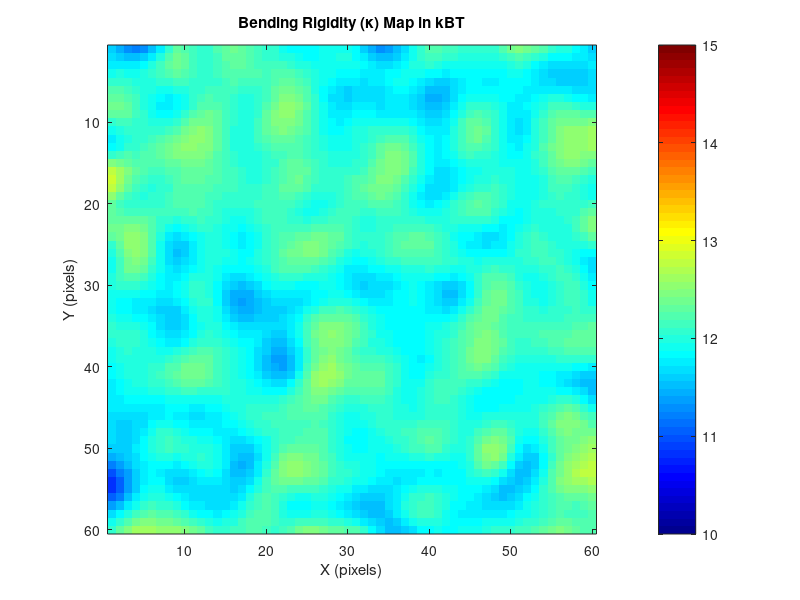
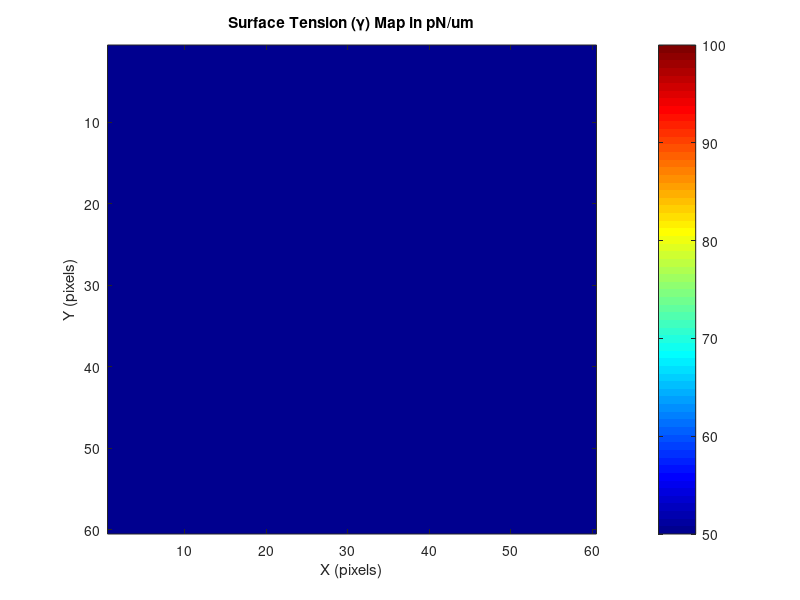

Recreate these plots in MATLAB, in order. (Note: this script raises an error after producing the figures.)
% Membrane Dynamics Simulation with Physical Mode Evolution and Advanced Visualization
clear;close all; clc;

%% ================= PHYSICAL PARAMETERS =================

simulation_grid_size = 60;       % Reduced for faster testing
simulated_area =5e-12;        % 5μm x 5μm membrane (15 μm²)
membrane_area = 5e-12;            % Membrane area should match simulated area
viscosity = 10;                 % Water viscosity (Pa·s)
temperature = 310;                % Temperature (K)
boltzmann_const = 1.38e-23;       % Boltzmann constant (J/K)
bending_rigidity = 12 * boltzmann_const * temperature; % ~20 kT
time_step = 10e-6;                 % MUCH smaller time step (20 ms)
total_simulation_time = 5;     % 50 ms total timefTpo
surface_tension = 40e-6;           % MUCH lower tension (40 pN/um)
old_dir = pwd;
dir = 'D:\Kaustav\CODES SET\Membrane_Sheet_Simulation\protein_absent\heterogenous\03(low_tension)';
output_dir_curvature_map = 'D:\Kaustav\CODES SET\Membrane_Sheet_Simulation\protein_absent\heterogenous\03(low_tension)\results_curvature_map';
pinning_strength = 80e-6;          % Moderate pinning (N/m²)
low_kappa = 10;
high_kappa = 15;
low_tension = 50e-6;
high_tension  = 100e-6;
K_A=0;

%% ================= SPATIAL SETUP =================
system_length = sqrt(simulated_area);  % Length of membrane side (m)
grid_spacing = system_length / simulation_grid_size; % Correct grid spacing

x_coords = (0:simulation_grid_size-1) * grid_spacing;
y_coords = (0:simulation_grid_size-1) * grid_spacing;
[grid_X, grid_Y] = meshgrid(x_coords, y_coords);

% Convert to nanometers for visualization
nm_scale = 1e9;
X_nm = grid_X * nm_scale;
Y_nm = grid_Y * nm_scale;
L_nm = system_length* nm_scale;


fprintf('Grid spacing: %.1f nm\n', grid_spacing*1e9);
fprintf('Grid points: %d x %d\n', simulation_grid_size, simulation_grid_size);

%% ================= GENERATE HETEROGENEITY WITH PERLIN NOISE =================
% Define the grid of regions
num_region_rows = 100;
num_region_cols = 100;

% Calculate region size in pixels
region_height = floor(simulation_grid_size / num_region_rows);
region_width  = floor(simulation_grid_size / num_region_cols);

% Base values
base_kappa = bending_rigidity;
base_gamma = surface_tension;

% Variation amplitude (±10% variation)
kappa_variation = 0.1 * base_kappa;
gamma_variation = 0.1 * base_gamma;


rng(42); % reproducibility

% white noise
noise_kappa = randn(simulation_grid_size, simulation_grid_size);
noise_gamma = randn(simulation_grid_size, simulation_grid_size);

% smooth to introduce correlation
corr_length = 2; % adjust to control patch size
noise_kappa_smooth = imgaussfilt(noise_kappa, corr_length);
noise_gamma_smooth = imgaussfilt(noise_gamma, corr_length);

% normalise to [-1,1]
noise_kappa_smooth = noise_kappa_smooth ./ max(abs(noise_kappa_smooth(:)));
noise_gamma_smooth = noise_gamma_smooth ./ max(abs(noise_gamma_smooth(:)));

% apply variation (now can go above or below base)
kappa_map = base_kappa + kappa_variation * noise_kappa_smooth;
gamma_map = base_gamma + gamma_variation * noise_gamma_smooth;

%% ================= VISUALIZATION =================
figure();
% Plot kappa map
imagesc(1:simulation_grid_size, 1:simulation_grid_size, kappa_map/(boltzmann_const*temperature));
colormap jet;
axis square; colorbar; 
caxis([low_kappa high_kappa]);
title('Bending Rigidity (κ) Map in kBT');
xlabel('X (pixels)'); ylabel('Y (pixels)');

% Add grid lines to show region boundaries
% hold on;
% for i = 1:num_region_rows
%     y_pos = i * region_height + 0.5;
%     plot([0.5, simulation_grid_size+0.5], [y_pos, y_pos], 'r-', 'LineWidth', 1.5);
% end
% for j = 1:num_region_cols
%     x_pos = j * region_width + 0.5;
%     plot([x_pos, x_pos], [0.5, simulation_grid_size+0.5], 'r-', 'LineWidth', 1.5);
% end
% hold off;

% Plot gamma map
figure();
imagesc(1:simulation_grid_size, 1:simulation_grid_size, gamma_map*1e6);
colormap jet;
caxis([low_tension*1e6 high_tension*1e6]);
axis square; colorbar;
title('Surface Tension (γ) Map in pN/um');
xlabel('X (pixels)'); ylabel('Y (pixels)');

% Add grid lines
% hold on;
% for i = 1:num_region_rows
%     y_pos = i * region_height + 0.5;
%     plot([0.5, simulation_grid_size+0.5], [y_pos, y_pos], 'r-', 'LineWidth', 1.5);
% end
% 
% for j = 1:num_region_cols
%     x_pos = j * region_width + 0.5;
%     plot([x_pos, x_pos], [0.5, simulation_grid_size+0.5], 'r-', 'LineWidth', 1.5);
% end
hold off;
% close;


% Soft harmonic confinement at edges

[X_grid, Y_grid] = meshgrid(1:simulation_grid_size, 1:simulation_grid_size);


%% ================= TIME EVOLUTION SETUP =================
num_time_steps = round(total_simulation_time / time_step);
time_points = (0:num_time_steps-1) * time_step;


% Define the amplitude of the sine wave (e.g., 5 nm)
A =0; 

% --- MODIFIED PART ---
% Desired Wavelength (lambda) is 10 times the grid size (L)
% Calculate the corresponding wave number (k = 2*pi / lambda)
k = (2 * pi) / (10 * grid_spacing); 
% --- END MODIFIED PART ---

% Generate the spatial coordinates (x and y) for the grid
% Coordinates run from 1 to L
[X, Y] = meshgrid(1:simulation_grid_size, 1:simulation_grid_size);

% Generate a single random phase offset (theta_rand) between 0 and 2*pi
theta_rand = 2 * pi * rand();

% Calculate the sine-based initialization
% The argument is k*(X + Y) to create a wave diagonal across the grid, 
% plus the random phase offset.
% height_current = A * sin(k * (X + Y) + theta_rand);
height_current = A * randn(simulation_grid_size);


height_time_series = zeros(simulation_grid_size, simulation_grid_size, num_time_steps);


height_time_series(:, :, 1) = height_current;


E_total = zeros(num_time_steps, 1);
E_bend_history = zeros(num_time_steps, 1);
E_tension_history = zeros(num_time_steps, 1);
E_pin_history = zeros(num_time_steps, 1);
E_area_history = zeros(num_time_steps, 1);


fprintf('Starting simulation with %d steps...\n', num_time_steps);


%% =================  WAVE VECTORS  =================
wavevector = 2*pi/system_length * [0:simulation_grid_size/2, -simulation_grid_size/2+1:-1];
[Qx, Qy] = meshgrid(wavevector, wavevector);
Q2 = Qx.^2 + Qy.^2;
Q2(1,1) = 1e-12; % avoid divide by zero
Q4 = Q2.^2;

% base (diagonal) values for Kq
base_kappa = mean(kappa_map(:));
base_gamma = mean(gamma_map(:));


% regularized mobility in q-space (Oseen-like), avoid divergence at tiny q
eps_q = (2*pi/system_length)^2 * 1e-8;
Lambda_q = 1 ./ (4 * viscosity * sqrt(Q2 + eps_q));
Lambda_q(1,1) = 0;       % no mobility for q=0 (handle mean separately)

qphys = sqrt(Q2);
qcut = 0.67*(pi/grid_spacing);
filter_q = exp(-(qphys/qcut).^8);   % soft rolloff

figure();
imagesc(qphys);
sprintf('The cutoff is %f',qcut);
figure();
imagesc(filter_q);


% constants for diagnostics or alternative schemes
mobility_det = 1/(4*viscosity * qcut);  % characteristic (not used in modal update)
% End precompute

%% =================  MAIN LOOP  =================
fig1 = figure('Position', [100, 100, 600, 800], 'Color', 'w');
I_grad_all = [];
for step = 2:num_time_steps

    % 1) current Hq (Fourier amplitudes of the field)
    height_current = height_time_series(:,:,step-1);
    Hq = fft2(height_current);   % Nx-by-Nx complex array

    % 2) compute nonlinear deterministic forces in real space (vectorized)
    %    e.g., pinning, external potential, local nonlinear area term if you insist
    %    Recommended: use global-area effective tension instead of local grad_sq*Laplacian
    % real-space fields
    h_x = real(ifft2(1i * Qx .* Hq));
    h_y = real(ifft2(1i * Qy .* Hq));
    Laplacian_h = real(ifft2(-Q2 .* Hq));
    Biharmonic_h = real(ifft2(Q4 .* Hq));

    % Correct bending force with spatially varying kappa:
    tmp1 = kappa_map .* Laplacian_h;             
    %+  real(ifft2( -Q2 .* fft2(tmp2) )); 
    F_bend_full = - real(ifft2( -Q2 .* fft2(tmp1) )) ;

    % Correct tension force with spatially varying gamma:
    gx = gamma_map .* h_x; gy = gamma_map .* h_y;
    F_tens_full = real(ifft2( 1i*(Qx .* fft2(gx) + Qy .* fft2(gy)) ));

    % Otherwise compute global Sigma_area and treat as linear extra tension (goes into Kq)
    grad_sq_map = h_x.^2 + h_y.^2;
    I_grad = sum(grad_sq_map(:)) * (grid_spacing^2);
    Sigma_area = (K_A / (2 * membrane_area)) * I_grad;
    I_grad_all = [I_grad_all,I_grad];



    % ------------------- Compose FULL real-space force ------------------------------
    F_full_real = F_bend_full + F_tens_full;
    % Note: Sigma_area * Lap_h is included here only if you want it also to appear as part of F_nl.
    % But we'll include Sigma_area in Kq (preferred), so subtract its linear part below.

    % ------------------- Build linear diagonal Kq using base constants ----------------
    Kq = kappa_map .* Q4 + (gamma_map).* Q2;
    Kq(1,1) = Inf; 

    % ------------------- Extract residual (non-diagonal) forcing ---------------------
    % residual = full force - (linear operator applied in real space)
    % linear_op_real = - base_kappa * ∇^4 h + base_gamma * ∇^2 h + Sigma_area * ∇^2 h + F_press_linear
    % Compute linear_op_real in real space (use same spectral derivatives)
    linear_bend_real = - base_kappa .* Biharmonic_h ; 
    linear_tens_real = base_gamma .* Laplacian_h;
    linear_op_real = linear_bend_real + linear_tens_real;

    % Residual forcing (what goes into F_nl_real)
    F_nl_real_residual = F_full_real - linear_op_real;

    % Optional: zero out tiny numerical noise
    F_nl_real_residual(abs(F_nl_real_residual) < 1e-20) = 0;

    % ------------------- Transform residual into q-space (dealias / mask optionally) -
    Fq_nl = fft2(F_nl_real_residual);
    Fq_nl = Fq_nl .* filter_q;   % if you use a de-alias mask (recommended)

    % ------------------- OU modal parameters (use time_step, not step) ----------------
    tau_q = 1 ./ (Lambda_q .* Kq);
    % --- mobility and Kq already computed earlier ---
    % tau_q = 1 ./ (Lambda_q .* Kq);   % you already have this
    % Compute alpha using time_step (NOT step)
    alpha_q = exp(- time_step ./ tau_q);
    alpha_q(isnan(alpha_q)) = 0;

    % Correct discrete variance for MATLAB fft2 normalization (dx = grid_spacing)
    Vq = (boltzmann_const * temperature*mobility_det) ./ (Kq * (grid_spacing^4));
    % clean up numerics
    Vq(isinf(Vq) | isnan(Vq)) = 0;

    % 9) deterministic modal forcing from residual
    det_nl_q = (1 - alpha_q) .* (Fq_nl ./ Kq);
    det_nl_q(isnan(det_nl_q) | isinf(det_nl_q)) = 0;

    % Generate Hermitian Gaussian noise
    Xi = (randn(simulation_grid_size, simulation_grid_size) + 1i*randn(simulation_grid_size, simulation_grid_size));
    Xi = makeHermitian(Xi);   % ensure conjugate symmetry and Nyquist/DC real
    Xi(1,1) = real(Xi(1,1));

    % stochastic increment (per-mode)
    stoch_q = sqrt( Vq .* (1 - alpha_q.^2) ) .* Xi.*filter_q;

    % 11) final modal update
    Hq_new = alpha_q .* Hq + det_nl_q + stoch_q;

    % 12) optional spectral filter and back to real
    Hq_new = Hq_new .* filter_q;
    height_current = real(ifft2(Hq_new));

    % 13) remove mean (control q=0 / volume)
    height_current = height_current - mean(height_current(:));

    % 14) store & visualize
    height_time_series(:,:,step) = height_current;
    if rem(step,10000)==1
        update_visualization(fig1, X_nm, Y_nm,L_nm,height_time_series(:,:,step), time_points(step),step);
    end   
end



std_dev_time = std(height_time_series,0,3);
figure;
imshow(std_dev_time*1e9,[min(std_dev_time(:)*1e9) max(std_dev_time(:)*1e9)]);
colormap jet;
colorbar;
caxis([min(std_dev_time(:)*1e9) max(std_dev_time(:))*1e9]);
title('Standard Deviation of height(nm)');

for  step = 1 : 50 : num_time_steps
    height_norm = mat2gray(height_time_series(:,:,step));
    height_image = im2uint8(height_norm);
    filename = sprintf('Height_Map_%04d.png',step);
    imwrite(height_image,fullfile(output_dir_curvature_map,filename));
end

%%
% cd(dir);
% % Setup for video
% video_filename = 'membrane_dynamics_movie.mp4';
% video1 = VideoWriter(video_filename, 'MPEG-4');
% video1.FrameRate = 100;
% open(video1);
% figure();  % Create and reuse figure window
% h_range = max(abs(height_time_series(:)));
% 
% cmin = -h_range*1e9 ;
% cmax=  h_range*1e9 ;
% for t = 1:50:num_time_steps
%     clf;
%     h = height_time_series(:,:,t)*1e9;
%     surf(X_nm, Y_nm, h, 'EdgeColor','none');
%     hold on;
% 
%     % Use actual time value in microseconds
%     title(sprintf('Membrane Height (t = %.2f ms)', time_points(t)*1e3));
%     xlabel('x/L'); ylabel('y'); zlabel('h (nm)');
%     view(-30, 60);
%     colormap(turbo);
%     hcb = colorbar('Location','eastoutside');
%     hcb.Label.String = 'Height (nm)';
%     caxis([cmin cmax]);
%     zlim([cmin cmax]);
%     light('Position', [1 1 1], 'Style', 'infinite');
% 
%     drawnow;
%     frame = getframe(gcf);
% 
%     writeVideo(video1, frame);
% end
% 
% close(video1);
% cd(old_dir);

%% Computing time averaged PSD of entire simulation stack 


fprintf('Computing normalized global temporal PSD across all q modes...\n');

dx_nm = grid_spacing*1e9;     % nm
dy_nm = dx_nm;
[Ny, Nx, Nt] = size(height_time_series);
dt_s = time_step;

% Convert height to nm
h_nm_series = height_time_series * 1e9;

% Preallocate global height fluctuation signal (units: nm²)
global_time_series = zeros(Nt, 1);

for t = 1:Nt
    h_frame = h_nm_series(:,:,t);

    % remove mean height (DC offset)
    h_frame = h_frame - mean(h_frame(:));

    % compute spatially averaged height-squared (nm²)
    global_time_series(t) = mean(h_frame(:).^2);
end

% --------------- Temporal PSD (nm²/Hz) ------------------

nfft_global = 2^nextpow2(Nt);
window = hann(Nt)';
sig_win = global_time_series' .* window;

spec_global = fft(sig_win, nfft_global);

freq_Hz_global = (0:nfft_global/2-1) / (nfft_global * dt_s);

% PSD in nm² / Hz
PSD_global_norm = (2 * dt_s / (Nt * sum(window.^2))) ...
                   * abs(spec_global(1:nfft_global/2)).^2;


% 9. Theoretical PSD(f) using fluctuation spectrum integral
% -------------------------------------------------------------------------

% Physical constants
kB = 1.380649e-23;       % J/K
T_kelvin = 300;          % temperature
Activity = 1e-4;    % activity

% Use mean bending rigidity and tension from maps
kappa_mean = mean(kappa_map(:));           
sigma_mean = mean(gamma_map(:));         
gamma_local = 0;                 
mean_confinement = 0;
% Effective viscosity (your η_eff)
eta_eff = viscosity;     

% Membrane shear modulus μ
mu = 0;               

% q-range from grid spacing
Lx = simulation_grid_size * grid_spacing; 
Ly = simulation_grid_size * grid_spacing;

qmin = 2*pi / max(Lx, Ly);
qmax = qcut;       

Nq = 1000;
q = linspace(qmin, qmax, Nq);

% Preallocate theoretical PSD
PSD_theoretical = zeros(size(freq_Hz_global));

% Main loop over frequencies
for i = 1:length(freq_Hz_global)

    f = freq_Hz_global(i);
    
    % Frequency term
    denom_freq = (4 * eta_eff * (2*pi*f)).^2;

    % Mechanical restoring term
    denom_mech = ( ...
        kappa_mean .* q.^3 + ...
        sigma_mean .* q + ...
        (9*kB*T_kelvin*mu*q)/(16*pi*kappa_mean)+...
        (mean_confinement) ./ q +...
        ((K_A .*q)/4)*(mean(I_grad_all))...
    ).^2;

    integrand = 1 ./ (denom_freq + denom_mech);

    PSD_theoretical(i) = (4*eta_eff*kB*T_kelvin/pi) * trapz(q, integrand);
end
% convert from m^2/Hz → nm^2/Hz
PSD_theoretical = PSD_theoretical * 1e18;

% -------------------------------------------------------------------------
% Plot measured vs theoretical PSD
% -------------------------------------------------------------------------

figure('Color','w'); 
loglog(freq_Hz_global, PSD_global_norm, 'b', 'LineWidth', 1.5); hold on;
loglog(freq_Hz_global, PSD_theoretical, 'r--', 'LineWidth', 2);
ylim([1e-20 1e5]);
xlabel('Frequency [Hz]');
ylabel('Power [nm^2/Hz]');
legend('Measured PSD','Theoretical PSD','Location','SouthWest');
title('Measured vs Theoretical PSD of Membrane Fluctuations');
grid on;


%% ================= VISUALIZATION FUNCTION =================
function  update_visualization (fig, X_nm, Y_nm, L_nm, h_total, current_time,step)
    figure(fig);
    clf;

    h_nm = h_total * 1e9;

    % Main surface plot
    subplot(2, 2, [1, 2]);
    % Use the full 2D arrays for X, Y, and Z
    surf(X_nm, Y_nm, h_nm, 'EdgeColor', 'none');
    title(sprintf('Membrane Height at t = %.2f ms', current_time*1e3));
    xlabel('x (nm)');
    ylabel('y (nm)');
    zlabel('Height (nm)');
    colormap(turbo);
    colorbar;
    view(-30, 60);
    

    % Top view
    subplot(2,2,3);
    contourf(X_nm, Y_nm, h_nm, 30, 'LineColor','none'); % 30 contour levels
    axis image; colorbar;
    colormap(turbo);
    xlabel('x [nm]'); ylabel('y [nm]');
    title('Height contour map');
    
    % Height distribution
    subplot(2,2,4);
    histogram(h_nm(:), 50, 'Normalization', 'pdf');
    title('Height Distribution');
    xlabel('Height (nm)'); ylabel('Probability Density');
    grid on;
    drawnow;
    
 
end


function frensel_coefficient = fc(index1,index2,refractive_index)
n_1 = refractive_index(index1);
n_2 = refractive_index(index2);
frensel_coefficient=(n_1-n_2)/(n_1+n_2);
end

function X = makeHermitian(X)
    [Ny, Nx] = size(X);

    % Conjugate symmetry
    for y = 2:Ny
        for x = 2:Nx
            X(Ny - y + 2, Nx - x + 2) = conj(X(y, x));
        end
    end

    % Force Nyquist frequencies and DC to be real
    X(1,1)           = real(X(1,1));          % DC
    X(1,Nx/2+1)      = real(X(1,Nx/2+1));     % Nyquist x-axis
    X(Ny/2+1,1)      = real(X(Ny/2+1,1));     % Nyquist y-axis
    X(Ny/2+1,Nx/2+1) = real(X(Ny/2+1,Nx/2+1));% Nyquist corner
end
